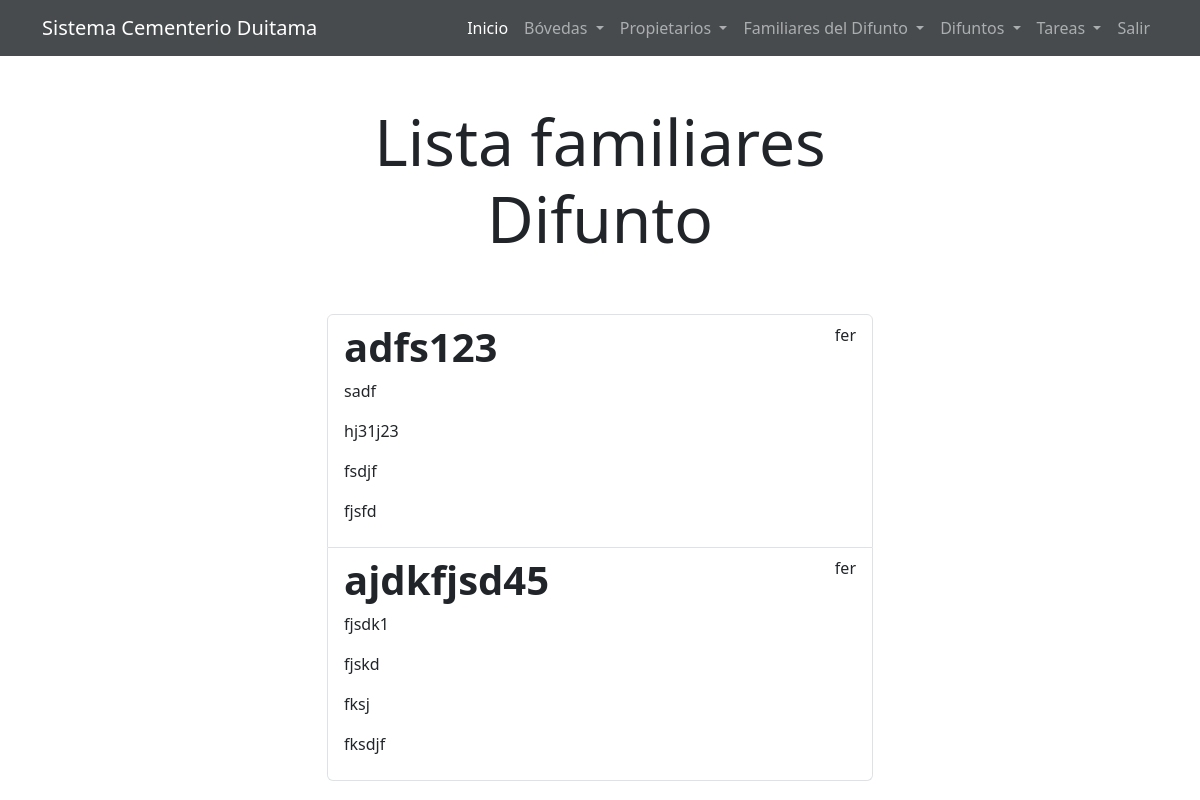
The app's page /familiaresDifunto/ (signed in), older data.
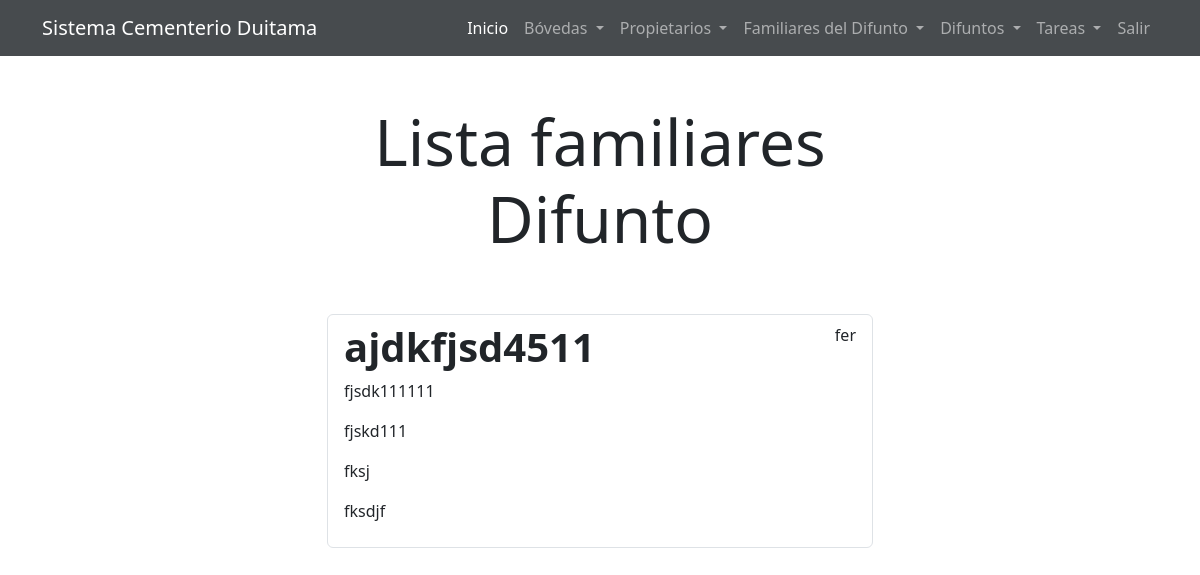
The same page, newer data.
### tasks/models.py (models this page shows)
class FamiliarDifunto(models.Model):
    nombresCompletos = models.CharField(max_length=100)
    telefono = models.CharField(max_length=100)
    telefonoAuxiliar = models.CharField(max_length=100, blank=True)
    direccion = models.CharField(max_length=100)
    ciudad = models.CharField(max_length=100)
    user = models.ForeignKey(User, on_delete=models.CASCADE)

### tasks/views.py (the view)
# urls.py: path('familiaresDifunto/', views.familiaresDifunto, name='familiaresDifunto'),
@login_required
def familiaresDifunto(request):
    familiaresDifunto = FamiliarDifunto.objects.filter(user=request.user)
    return render(request, 'familiaresDifunto.html', {'familiaresDifunto': familiaresDifunto})

### tasks/templates/familiaresDifunto.html
{% extends 'base.html' %}
{% block content %}
<main class="container">
    <div class="row">
        <div class="col-md-6 offset-md-3">
            <h1 class="text-center display-3 py-5">Lista familiares Difunto</h1>
            <ul class="list-group">
                {% for familiarDifunto in familiaresDifunto %}
                <a href="{% url 'familiarDifunto_detail' familiarDifunto.id %}" class="list-group-item">
                    <header class="d-flex justify-content-between">
                        <h1 class="fw-bold">{{familiarDifunto.nombresCompletos}}</h1>
                        <p>{{familiarDifunto.user.username}}</p>
                    </header>
                    <p>{{familiarDifunto.telefono}}</p>
                    <p>{{familiarDifunto.telefonoAuxiliar}}</p>
                    <p>{{familiarDifunto.direccion}}</p>
                    <p>{{familiarDifunto.ciudad}}</p>
                </a>
                {% endfor %}
            </ul>
        </div>
    </div>
</main>
{% endblock %}

Row changes from the older to the newer data that the page shows:
removed FamiliarDifunto: nombresCompletos "adfs123", user.username "fer", telefono "sadf", telefonoAuxiliar "hj31j23", direccion "fsdjf", ciudad "fjsfd"
changed FamiliarDifunto "fksj": nombresCompletos "ajdkfjsd45" → "ajdkfjsd4511"; telefono "fjsdk1" → "fjsdk111111"; telefonoAuxiliar "fjskd" → "fjskd111"
